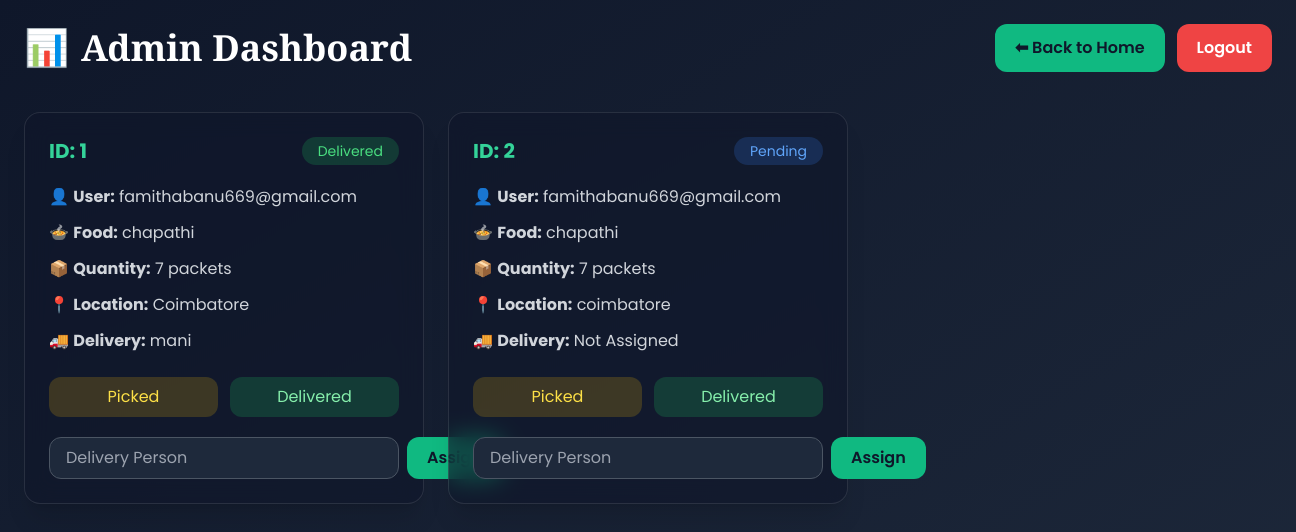
The app's page /admin_dashboard (signed in), older data.
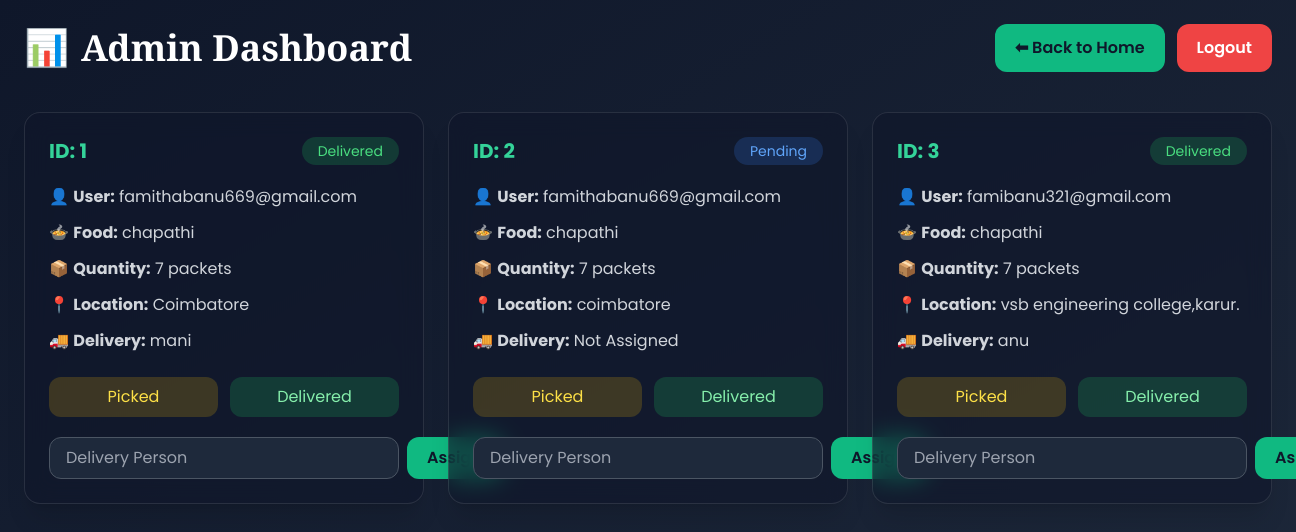
The same page, newer data.
### tables this page shows
CREATE TABLE donations(
        id INTEGER PRIMARY KEY AUTOINCREMENT,
        user_email TEXT,
        food_name TEXT,
        quantity TEXT,
        location TEXT,
        status TEXT DEFAULT 'Pending',
        delivery_boy TEXT DEFAULT ''
    );

### app.py (the view)
@app.route("/admin_dashboard")
def admin_dashboard():
    if "admin" not in session:
        return redirect(url_for("admin_login"))
    conn = sqlite3.connect(DB)
    cur = conn.cursor()
    cur.execute("SELECT * FROM donations")
    data = cur.fetchall()
    conn.close()
    return render_template(
        "admin_dashboard.html",
        donations=data
    )

### templates/admin_dashboard.html (shortened to what this page needs)
<!DOCTYPE html>
<html lang="en">
<head>
    <script src="https://cdn.tailwindcss.com"></script>
</head>
<body class="bg-gradient-to-br from-slate-900 to-slate-800 min-h-screen p-6">
    <div class="flex flex-col md:flex-row justify-between items-center mb-10">
        <div class="flex items-center gap-3">
            <div class="text-4xl">📊</div>
            <h1 class="serif-title text-4xl text-white font-bold">
                Admin Dashboard
            </h1>
        </div>
        <div class="mt-4 md:mt-0 flex gap-3">
            <a href="{{ url_for('home') }}"
               class="bg-emerald-500 text-slate-900 font-semibold px-5 py-3 rounded-xl hover:scale-105 transition duration-200">
                ⬅ Back to Home
            </a>
            <a href="{{ url_for('logout') }}"
               class="bg-red-500 text-white font-semibold px-5 py-3 rounded-xl hover:scale-105 transition duration-200">
                Logout
            </a>
        </div>
    </div>
    <div class="grid grid-cols-1 md:grid-cols-2 lg:grid-cols-3 gap-6">
        {% for d in donations %}
        <div class="bg-slate-900/60 backdrop-blur-md border border-white/10 rounded-2xl shadow-xl p-6">
            <div class="flex justify-between items-center mb-5">
                <h2 class="text-xl font-bold text-emerald-400">
                    ID: {{ d[0] }}
                </h2>
                {% if d[5] == "Delivered" %}
                    <span class="bg-green-500/20 text-green-400 px-4 py-1 rounded-full text-sm">
                        {{ d[5] }}
                    </span>
                {% elif d[5] == "Picked" %}
                    <span class="bg-yellow-500/20 text-yellow-400 px-4 py-1 rounded-full text-sm">
                        {{ d[5] }}
                    </span>
                {% else %}
                    <span class="bg-blue-500/20 text-blue-400 px-4 py-1 rounded-full text-sm">
                        {{ d[5] }}
                    </span>
                {% endif %}
            </div>
            <div class="space-y-3 text-gray-300">
                <p>
                    👤 <strong>User:</strong>
                    {{ d[1] }}
                </p>
                <p>
                    🍲 <strong>Food:</strong>
                    {{ d[2] }}
                </p>
                <p>
                    📦 <strong>Quantity:</strong>
                    {{ d[3] }}
                </p>
                <p>
                    📍 <strong>Location:</strong>
                    {{ d[4] }}
                </p>
                <p>
                    🚚 <strong>Delivery:</strong>
                    {% if d[6] %}
                        {{ d[6] }}
                    {% else %}
                        Not Assigned
                    {% endif %}
                </p>
            </div>
            <div class="flex gap-3 mt-6">
                <a href="/update_status/{{ d[0] }}/Picked"
                   class="flex-1 text-center bg-yellow-500/20 text-yellow-300 py-2 rounded-xl hover:scale-105 transition">
                    Picked
                </a>
                <a href="/update_status/{{ d[0] }}/Delivered"
                   class="flex-1 text-center bg-green-500/20 text-green-300 py-2 rounded-xl hover:scale-105 transition">
                    Delivered
                </a>
            </div>
            <form action="/assign_delivery/{{ d[0] }}"
                  method="POST"
                  class="flex gap-2 mt-5">
                <input type="text"
                       name="delivery_boy"
                       placeholder="Delivery Person"
                       required
                       class="flex-1 bg-slate-800 border border-gray-600 rounded-xl px-4 py-2 text-white focus:border-emerald-400 outline-none">
                <button type="submit"
                        class="bg-emerald-500 text-slate-900 font-semibold px-5 rounded-xl hover:scale-105 transition">
                    Assign
                </button>
            </form>
        </div>
        {% endfor %}
    </div>
</body>
</html>

### templates/admin_dashboard.html (style rules this page uses)
body { font-family: 'Poppins', sans-serif; }
.serif-title { font-family: 'Cormorant Garamond', serif; }

Row changes from the older to the newer data that the page shows:
added donations: id "3", status "Delivered", user_email "famibanu321@gmail.com", food_name "chapathi", quantity "7 packets", location "vsb engineering college,karur.", delivery_boy "anu"
